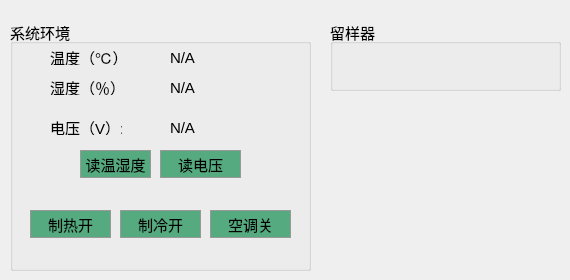
      <widget class="QWidget" name="tab_5">
       <attribute name="title">
        <string>其他控制</string>
       </attribute>
       <widget class="QGroupBox" name="groupBox_54">
        <property name="geometry">
         <rect>
          <x>10</x>
          <y>20</y>
          <width>301</width>
          <height>251</height>
         </rect>
        </property>
        <property name="font">
         <font>
          <pointsize>11</pointsize>
         </font>
        </property>
        <property name="title">
         <string>系统环境</string>
        </property>
        <widget class="QPushButton" name="pushButton_171">
         <property name="geometry">
          <rect>
           <x>70</x>
           <y>130</y>
           <width>71</width>
           <height>28</height>
          </rect>
         </property>
         <property name="styleSheet">
          <string notr="true">QPushButton{background-color:#55aa7f;width:48px;height:24px;border:1px solid #999999;opacity:1;}
QPushButton:hover{width: 48px;height: 24px;background: #E4EEF8;border: 1px solid #87AFFA;opacity: 1;}
QPushButton:pressed{width: 56px;height: 24px;background: #CCE5F8;border: 1px solid #0A64E1;opacity: 1;}
QPushButton:disabled{width: 56px;height: 24px;background: #CCE5F8;border: 1px solid #0A64E1;opacity: 1;}
</string>
         </property>
         <property name="text">
          <string>读温湿度</string>
         </property>
        </widget>
        <widget class="QPushButton" name="pushButton_172">
         <property name="geometry">
          <rect>
           <x>150</x>
           <y>130</y>
           <width>81</width>
           <height>28</height>
          </rect>
         </property>
         <property name="styleSheet">
          <string notr="true">QPushButton{background-color:#55aa7f;width:48px;height:24px;border:1px solid #999999;opacity:1;}
QPushButton:hover{width: 48px;height: 24px;background: #E4EEF8;border: 1px solid #87AFFA;opacity: 1;}
QPushButton:pressed{width: 56px;height: 24px;background: #CCE5F8;border: 1px solid #0A64E1;opacity: 1;}
QPushButton:disabled{width: 56px;height: 24px;background: #CCE5F8;border: 1px solid #0A64E1;opacity: 1;}
</string>
         </property>
         <property name="text">
          <string>读电压</string>
         </property>
        </widget>
        <widget class="QPushButton" name="pushButton_173">
         <property name="geometry">
          <rect>
           <x>20</x>
           <y>190</y>
           <width>81</width>
           <height>28</height>
          </rect>
         </property>
         <property name="styleSheet">
          <string notr="true">QPushButton{background-color:#55aa7f;width:48px;height:24px;border:1px solid #999999;opacity:1;}
QPushButton:hover{width: 48px;height: 24px;background: #E4EEF8;border: 1px solid #87AFFA;opacity: 1;}
QPushButton:pressed{width: 56px;height: 24px;background: #CCE5F8;border: 1px solid #0A64E1;opacity: 1;}
QPushButton:disabled{width: 56px;height: 24px;background: #CCE5F8;border: 1px solid #0A64E1;opacity: 1;}
</string>
         </property>
         <property name="text">
          <string>制热开</string>
         </property>
        </widget>
        <widget class="QPushButton" name="pushButton_174">
         <property name="geometry">
          <rect>
           <x>110</x>
           <y>190</y>
           <width>81</width>
           <height>28</height>
          </rect>
         </property>
         <property name="styleSheet">
          <string notr="true">QPushButton{background-color:#55aa7f;width:48px;height:24px;border:1px solid #999999;opacity:1;}
QPushButton:hover{width: 48px;height: 24px;background: #E4EEF8;border: 1px solid #87AFFA;opacity: 1;}
QPushButton:pressed{width: 56px;height: 24px;background: #CCE5F8;border: 1px solid #0A64E1;opacity: 1;}
QPushButton:disabled{width: 56px;height: 24px;background: #CCE5F8;border: 1px solid #0A64E1;opacity: 1;}
</string>
         </property>
         <property name="text">
          <string>制冷开</string>
         </property>
        </widget>
        <widget class="QPushButton" name="pushButton_175">
         <property name="geometry">
          <rect>
           <x>200</x>
           <y>190</y>
           <width>81</width>
           <height>28</height>
          </rect>
         </property>
         <property name="styleSheet">
          <string notr="true">QPushButton{background-color:#55aa7f;width:48px;height:24px;border:1px solid #999999;opacity:1;}
QPushButton:hover{width: 48px;height: 24px;background: #E4EEF8;border: 1px solid #87AFFA;opacity: 1;}
QPushButton:pressed{width: 56px;height: 24px;background: #CCE5F8;border: 1px solid #0A64E1;opacity: 1;}
QPushButton:disabled{width: 56px;height: 24px;background: #CCE5F8;border: 1px solid #0A64E1;opacity: 1;}
</string>
         </property>
         <property name="text">
          <string>空调关</string>
         </property>
        </widget>
        <widget class="QLabel" name="label_183">
         <property name="geometry">
          <rect>
           <x>40</x>
           <y>30</y>
           <width>72</width>
           <height>15</height>
          </rect>
         </property>
         <property name="text">
          <string>温度（℃）:</string>
         </property>
        </widget>
        <widget class="QLabel" name="label_184">
         <property name="geometry">
          <rect>
           <x>40</x>
           <y>60</y>
           <width>72</width>
           <height>15</height>
          </rect>
         </property>
         <property name="text">
          <string>湿度（％）:</string>
         </property>
        </widget>
        <widget class="QLabel" name="label_185">
         <property name="geometry">
          <rect>
           <x>40</x>
           <y>100</y>
           <width>72</width>
           <height>15</height>
          </rect>
         </property>
         <property name="text">
          <string>电压（V）:</string>
         </property>
        </widget>
        <widget class="QLabel" name="label_186">
         <property name="geometry">
          <rect>
           <x>160</x>
           <y>30</y>
           <width>72</width>
           <height>15</height>
          </rect>
         </property>
         <property name="text">
          <string>N/A</string>
         </property>
        </widget>
        <widget class="QLabel" name="label_187">
         <property name="geometry">
          <rect>
           <x>160</x>
           <y>60</y>
           <width>72</width>
           <height>15</height>
          </rect>
         </property>
         <property name="text">
          <string>N/A</string>
         </property>
        </widget>
        <widget class="QLabel" name="label_188">
         <property name="geometry">
          <rect>
           <x>160</x>
           <y>100</y>
           <width>72</width>
           <height>15</height>
          </rect>
         </property>
         <property name="text">
          <string>N/A</string>
         </property>
        </widget>
       </widget>
       <widget class="QGroupBox" name="groupBox_55">
        <property name="geometry">
         <rect>
          <x>330</x>
          <y>20</y>
          <width>231</width>
          <height>71</height>
         </rect>
        </property>
        <property name="font">
         <font>
          <pointsize>11</pointsize>
         </font>
        </property>
        <property name="title">
         <string>留样器</string>
        </property>
       </widget>
      </widget>
